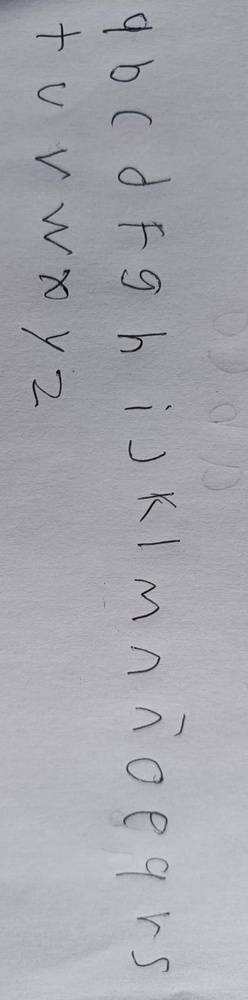
#> input picture muestras /WhatsApp Image 2026-06-03 at 8.05.04 AM.jpeg, 248 x 1000 px, shrunk from 396 x 1599 before the run
$ python -i binarization.py   (imports and definitions only)
#> lines starting #> are read from the running program, lines starting #| are printed output that depends on the picture; after the words box and inside, x2 and y2 are one past the last pixel; in counts of white or black regions, pixels touching at a corner belong together
"""Salto 5 — Multibinarización adaptativa.

Otsu (la binarización por defecto del detector clásico) FALLA en fotos de bajo
contraste: cuando la tinta es tenue (lápiz claro, papel amarillo), el umbral se
invierte y marca ~95% de la imagen como "tinta", colapsando todo el texto en un
solo componente conexo (se vio: muestra4 derecha y legible → 1 caja).

Aquí formalizamos un CONJUNTO de binarizaciones candidatas y elegimos, UNA VEZ por
imagen, la que produce la detección más sana: descartamos las degeneradas (fracción
de tinta absurda = umbral invertido o vacío) y entre las que quedan elegimos la que
da más componentes del tamaño de una letra. Barato (se corre una vez por imagen).

El detector clásico usa `best_binary()`; las funciones individuales quedan
disponibles para comparación/tests.
"""
from __future__ import annotations

import logging

logger = logging.getLogger(__name__)

try:
    import cv2
    import numpy as np
    _CV2_OK = True
except ImportError:
    _CV2_OK = False

try:
    from skimage.filters import threshold_sauvola as _sk_sauvola
    _SK_OK = True
except ImportError:
    _SK_OK = False

# Una binarización con fracción de tinta fuera de este rango es degenerada
# (umbral invertido si es altísima; vacía si es ~0).
INK_MIN = 0.001   # 0.1 %
INK_MAX = 0.35    # 35 %  (texto normal raramente supera esto)
_MIN_COMP_AREA = 10
_MIN_CHAR_W = 2
_MIN_CHAR_H = 3


def candidate_masks(gray: np.ndarray) -> list[tuple[str, np.ndarray]]:
    """Devuelve [(nombre, mask_binaria_inv)] — tinta = blanco (255)."""
    if not _CV2_OK:
        return []
    out: list[tuple[str, np.ndarray]] = []

    # 1) Otsu sobre CLAHE (el método histórico) — bueno en buen contraste.
    clahe = cv2.createCLAHE(clipLimit=2.5, tileGridSize=(8, 8)).apply(gray)
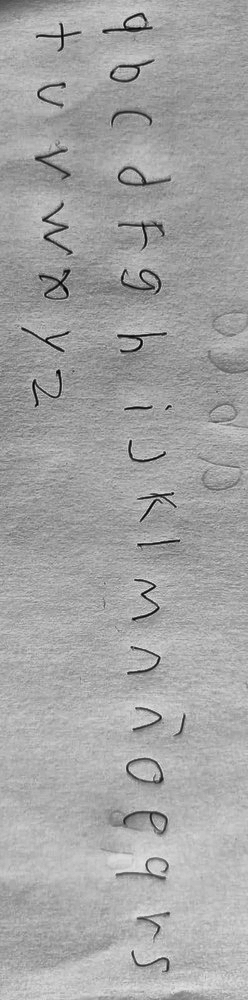
#> clahe: shape (1000, 248); min 1, max 226, mean 164.2
    _, m = cv2.threshold(clahe, 0, 255, cv2.THRESH_BINARY_INV + cv2.THRESH_OTSU)
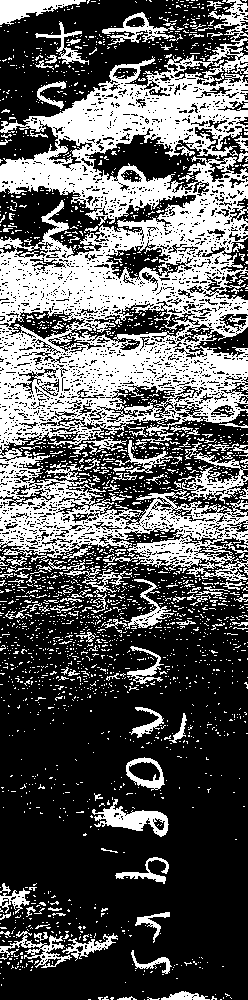
#> m: shape (1000, 248); 36.2% white; 2407 white regions (2272 under 20 px), largest, box (x1, y1, x2, y2) and area: (0, 0, 248, 581) 66617, (178, 452, 248, 504) 1157, (92, 799, 169, 837) 1155
    m = cv2.morphologyEx(m, cv2.MORPH_OPEN, np.ones((2, 2), np.uint8))
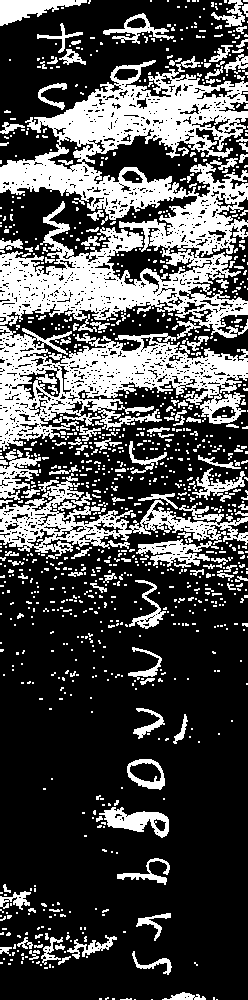
#> m: shape (1000, 248); 30.4% white; 1116 white regions (960 under 20 px), largest, box (x1, y1, x2, y2) and area: (0, 56, 248, 339) 32336, (0, 326, 248, 451) 13852, (0, 473, 248, 559) 5932
    out.append(("otsu_clahe", m))

    # 2) Adaptive gaussian — robusto a iluminación/contraste variable. Dos escalas.
    out.append(("adaptive_31_10", cv2.adaptiveThreshold(
        gray, 255, cv2.ADAPTIVE_THRESH_GAUSSIAN_C, cv2.THRESH_BINARY_INV, 31, 10)))
    out.append(("adaptive_51_15", cv2.adaptiveThreshold(
        gray, 255, cv2.ADAPTIVE_THRESH_GAUSSIAN_C, cv2.THRESH_BINARY_INV, 51, 15)))

    # 3) Sauvola (si hay skimage) — clásico de documento con sombra.
    if _SK_OK:
        try:
            win = 25
            thr = _sk_sauvola(gray, window_size=win, k=0.2, r=128.0)
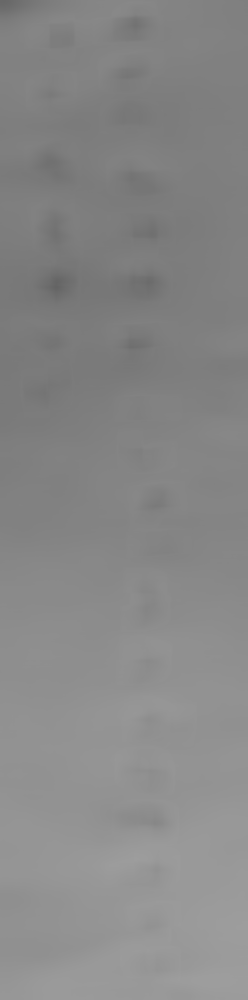
#> thr: shape (1000, 248) float64; min 100.2, max 157.9, mean 135.8
            sav = ((gray < thr) * 255).astype(np.uint8)
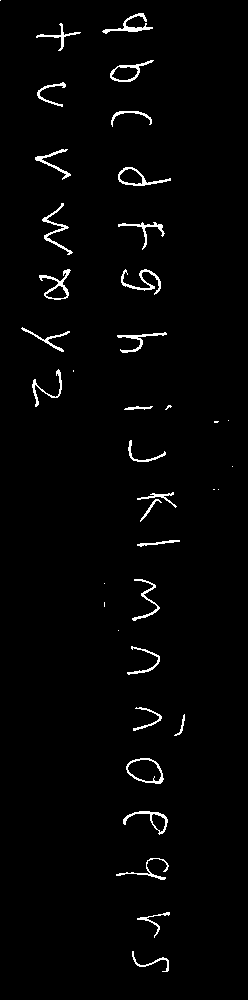
#> sav: shape (1000, 248); 2% white in thin lines or dots
            out.append(("sauvola", sav))
        except Exception as exc:
            logger.debug("sauvola candidato falló: %s", exc)
    return out


def _letter_cc_count(mask: np.ndarray) -> int:
    """Cuenta componentes del tamaño de una letra (excluye ruido y el blob-página)."""
    h, w = mask.shape[:2]
    num, _, stats, _ = cv2.connectedComponentsWithStats(mask, connectivity=8)
    n = 0
    for i in range(1, num):
        cw = int(stats[i, cv2.CC_STAT_WIDTH])
        ch = int(stats[i, cv2.CC_STAT_HEIGHT])
        ca = int(stats[i, cv2.CC_STAT_AREA])
        if ca < _MIN_COMP_AREA or cw < _MIN_CHAR_W or ch < _MIN_CHAR_H:
            continue
        if cw > w * 0.6 or ch > h * 0.6:
            continue  # blob que abarca casi toda la imagen = umbral colapsado
        n += 1
    return n


def best_binary(gray: np.ndarray) -> tuple[str, np.ndarray]:
    """Elige la mejor binarización por contenido.

    Descarta candidatas degeneradas (fracción de tinta fuera de [INK_MIN, INK_MAX])
    y entre las válidas elige la que produce más componentes tipo-letra. Si todas
    son degeneradas, cae a la menos mala (la de fracción de tinta más cercana al
    rango). Devuelve (nombre, mask).
    """
    cands = candidate_masks(gray)
#> cands = 4 items
    if not cands:
        return ("none", gray)

    scored = []
    for name, m in cands:
        ink = float(m.mean()) / 255.0
        degenerate = not (INK_MIN <= ink <= INK_MAX)
        cc = _letter_cc_count(m) if not degenerate else -1
        scored.append((name, m, ink, degenerate, cc))
#> this loop made 4 passes
#> (name, ink, num in _letter_cc_count, cc) on passes 1 to 4: ('otsu_clahe', 0.304, 1117, 351), ('adaptive_31_10', 0.0269, 604, 41), ('adaptive_51_15', 0.0232, 111, 33), ('sauvola', 0.0199, 40, 29)
#> after the loop, scored = 4 items

    valid = [s for s in scored if not s[3]]
#> valid = 4 items
    if valid:
        best = max(valid, key=lambda s: s[4])  # más componentes tipo-letra
#> best = 5 items
        logger.debug("best_binary: %s (cc=%d, ink=%.3f)", best[0], best[4], best[2])
        return (best[0], best[1])

    # Todas degeneradas: la de fracción de tinta más cercana al rango medio.
    target = (INK_MIN + INK_MAX) / 2
    best = min(scored, key=lambda s: abs(s[2] - target))
    logger.warning("best_binary: todas degeneradas, uso %s (ink=%.3f)", best[0], best[2])
    return (best[0], best[1])

>>> import cv2
>>> picture = cv2.imread('../../muestras /WhatsApp Image 2026-06-03 at 8.05.04 AM.jpeg', cv2.IMREAD_GRAYSCALE)
>>> result = best_binary(picture)

$ run again, on muestras /WhatsApp Image 2026-06-03 at 8.06.54 AM.jpeg
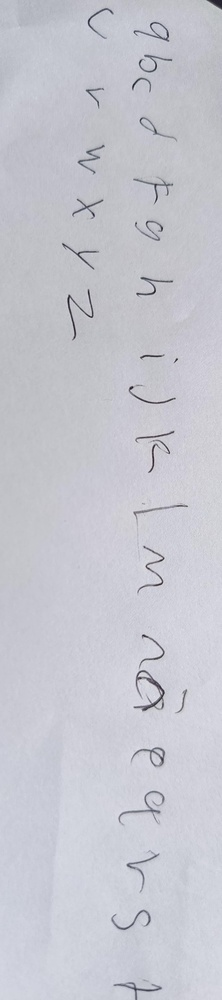
#> input picture muestras /WhatsApp Image 2026-06-03 at 8.06.54 AM.jpeg, 222 x 1000 px, shrunk from 854 x 3839 before the run
#> in candidate_masks, `_, m = cv2.threshold(clahe, 0, 255, cv2.THRESH_BINARY_INV + cv2.THRESH..`:
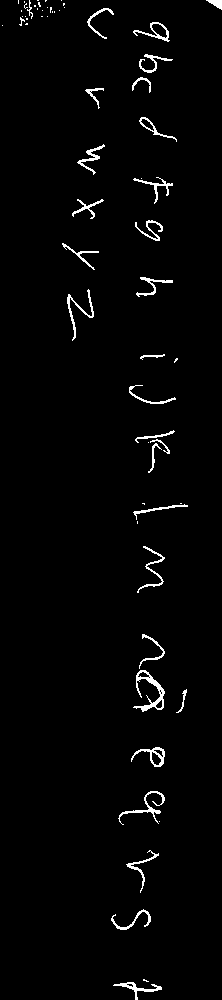
#> m: shape (1000, 222); 2.1% white in thin lines or dots
#> in candidate_masks, `sav = ((gray < thr) * 255).astype(np.uint8)`:
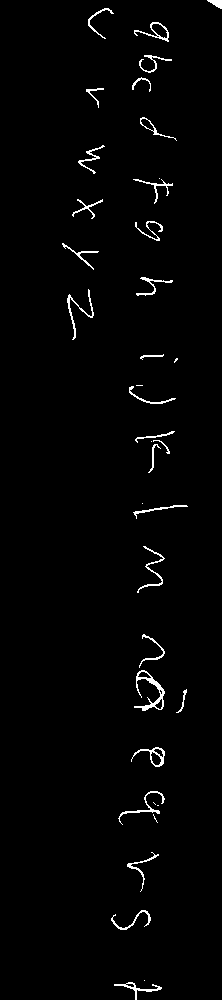
#> sav: shape (1000, 222); 1.7% white in thin lines or dots, all inside (x1, y1, x2, y2) = (62, 0, 222, 1000)
#> cands = 4 items
#> the loop in best_binary, `for name, m in cands:` made 4 passes
#> (name, ink, num in _letter_cc_count, cc) on passes 1 to 4: ('otsu_clahe', 0.0189, 70, 47), ('adaptive_31_10', 0.0202, 69, 32), ('adaptive_51_15', 0.0198, 41, 30), ('sauvola', 0.0166, 39, 31)
#> best = 5 items

$ run again, on muestras /WhatsApp Image 2026-06-03 at 8.07.13 AM.jpeg
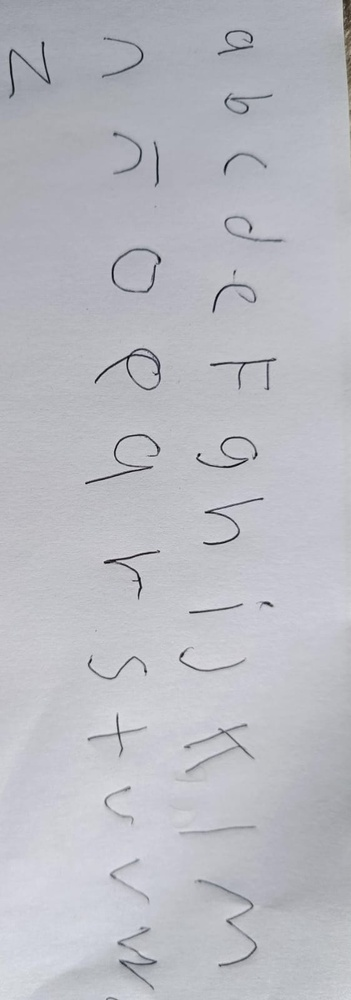
#> input picture muestras /WhatsApp Image 2026-06-03 at 8.07.13 AM.jpeg, 351 x 1000 px, shrunk from 562 x 1599 before the run
#> in candidate_masks, `_, m = cv2.threshold(clahe, 0, 255, cv2.THRESH_BINARY_INV + cv2.THRESH..`:
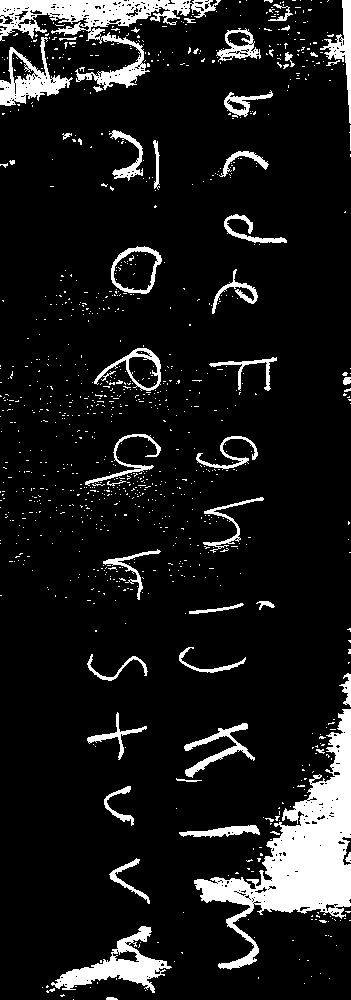
#> m: shape (1000, 351); 10.3% white; 1042 white regions (992 under 20 px), largest, box (x1, y1, x2, y2) and area: (194, 709, 351, 970) 12303, (0, 0, 221, 90) 5472, (51, 926, 172, 993) 2515
#> in candidate_masks, `sav = ((gray < thr) * 255).astype(np.uint8)`:
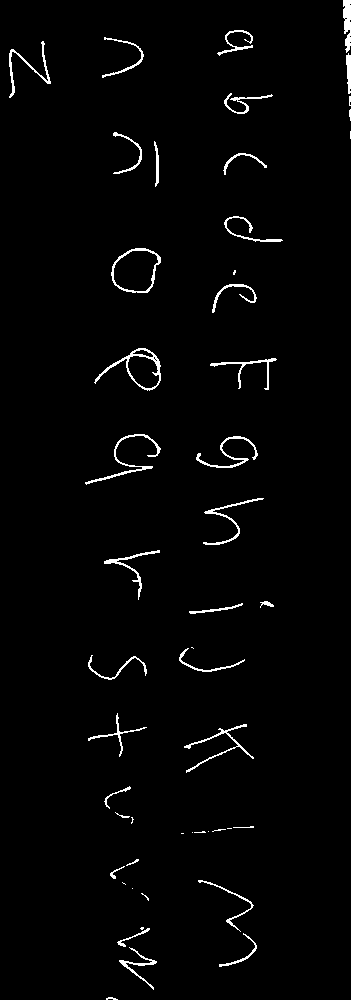
#> sav: shape (1000, 351); 1.9% white in thin lines or dots
#> cands = 4 items
#> the loop in best_binary, `for name, m in cands:` made 4 passes
#> (name, ink, num in _letter_cc_count, cc) on passes 1 to 4: ('otsu_clahe', 0.0943, 206, 81), ('adaptive_31_10', 0.0242, 103, 34), ('adaptive_51_15', 0.0239, 50, 34), ('sauvola', 0.0194, 51, 39)
#> best = 5 items

$ run again, on muestras /WhatsApp Image 2026-06-03 at 8.09.28 AM.jpeg
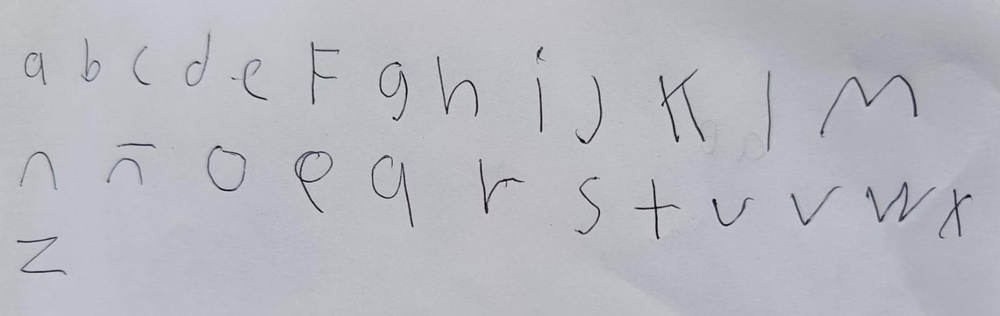
#> input picture muestras /WhatsApp Image 2026-06-03 at 8.09.28 AM.jpeg, 1000 x 316 px, shrunk from 1600 x 505 before the run
#> in candidate_masks, `_, m = cv2.threshold(clahe, 0, 255, cv2.THRESH_BINARY_INV + cv2.THRESH..`:
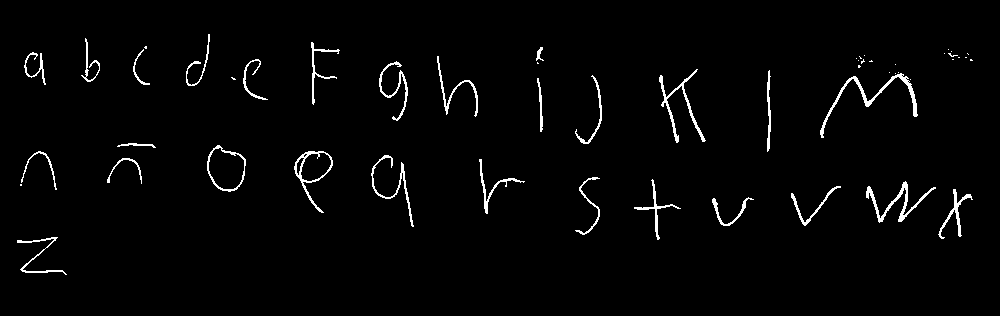
#> m: shape (316, 1000); 2.2% white in thin lines or dots, all inside (x1, y1, x2, y2) = (17, 34, 973, 275)
#> in candidate_masks, `sav = ((gray < thr) * 255).astype(np.uint8)`:
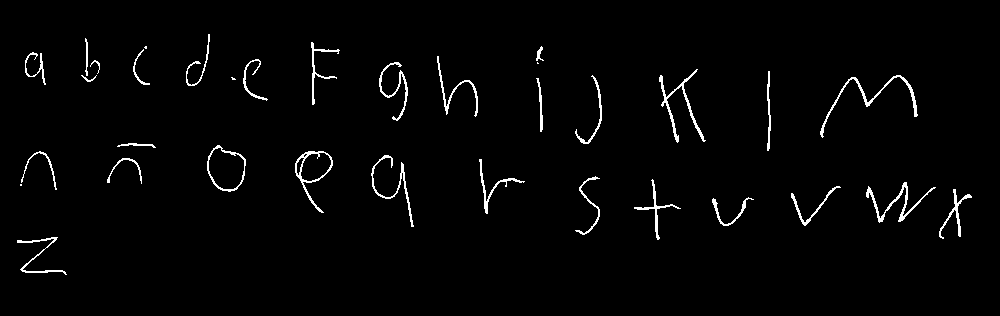
#> sav: shape (316, 1000); 2% white in thin lines or dots, all inside (x1, y1, x2, y2) = (17, 34, 972, 275)
#> cands = 4 items
#> the loop in best_binary, `for name, m in cands:` made 4 passes
#> (name, ink, num in _letter_cc_count, cc) on passes 1 to 4: ('otsu_clahe', 0.0205, 94, 55), ('adaptive_31_10', 0.0237, 53, 30), ('adaptive_51_15', 0.0236, 38, 29), ('sauvola', 0.0204, 35, 30)
#> best = 5 items
